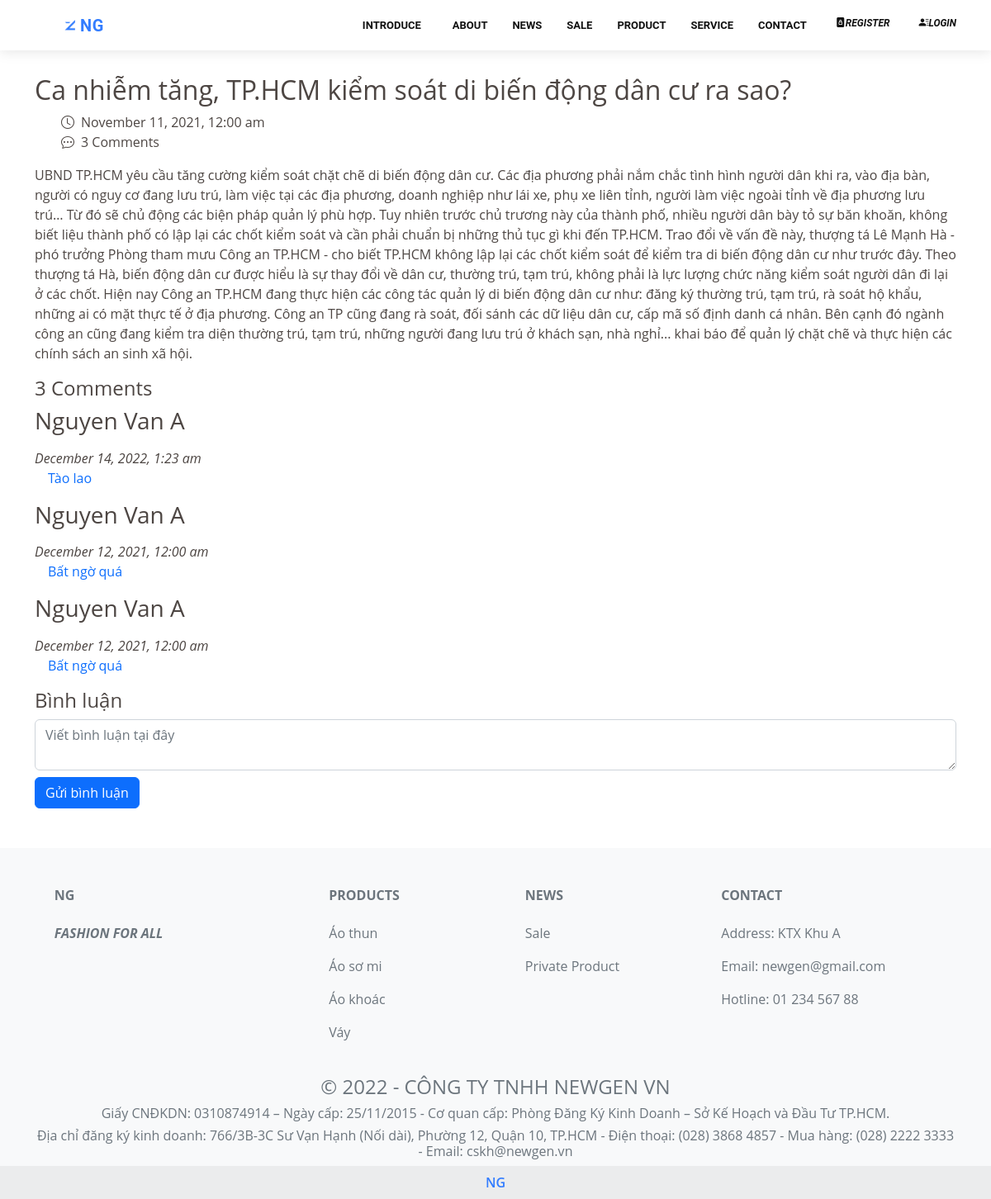
Page /index.php?page=main&controller=detail_blog&id=1&action=index on the earlier database version.
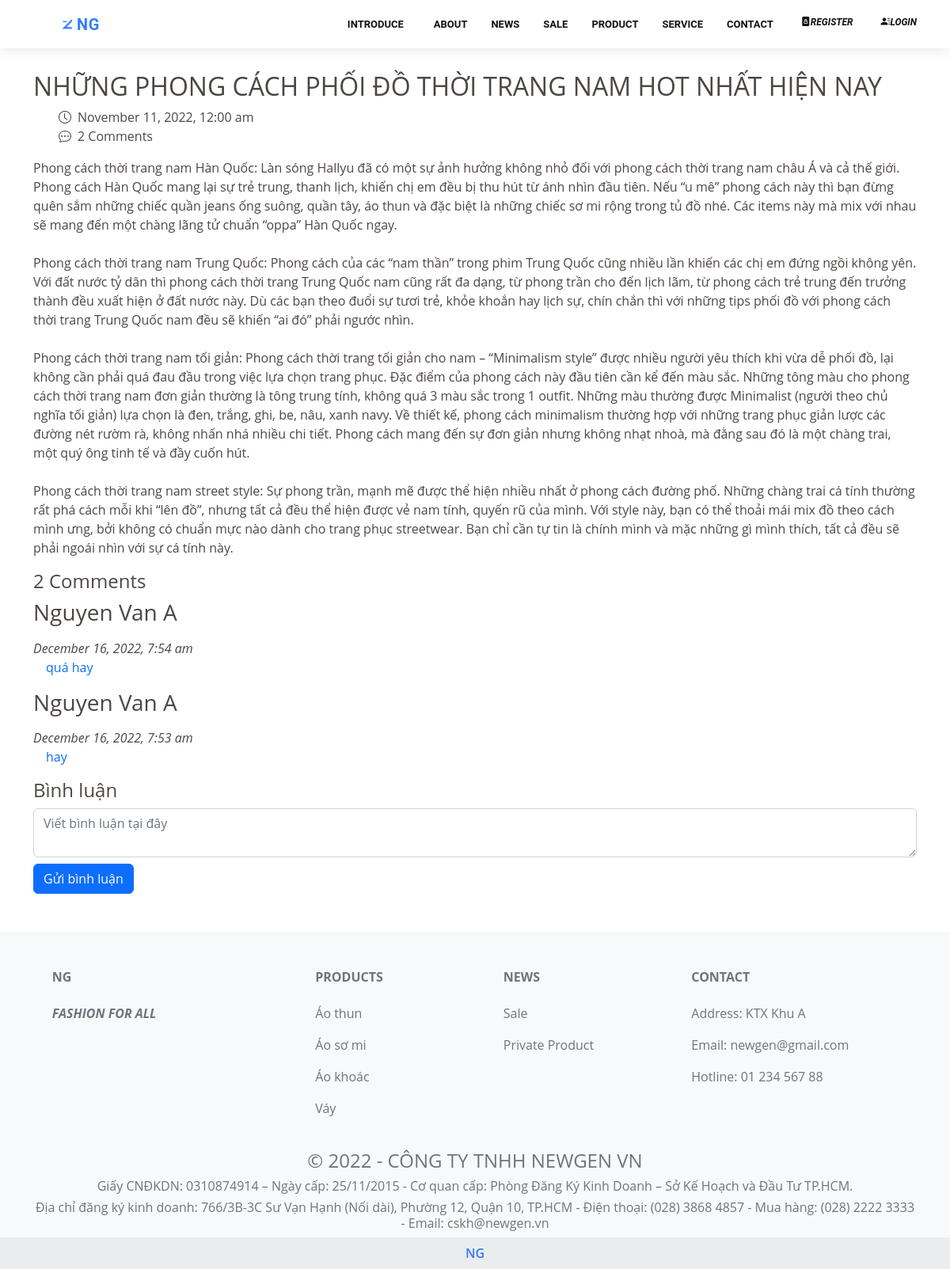
Same page on the later database version.
### tables this page shows
CREATE TABLE `news` (
  `id` int(11) NOT NULL,
  `status` tinyint(1) DEFAULT NULL,
  `date` datetime DEFAULT NULL,
  `description` varchar(1000) DEFAULT NULL,
  `content` varchar(10000) DEFAULT NULL,
  `title` varchar(255) DEFAULT NULL
);

CREATE TABLE `comment` (
  `id` int(11) NOT NULL,
  `date` datetime DEFAULT NULL,
  `approved` tinyint(1) DEFAULT NULL,
  `content` varchar(10000) DEFAULT NULL,
  `news_id` int(11) DEFAULT NULL,
  `user_id` varchar(255) DEFAULT NULL,
  `parent` int(11) DEFAULT NULL
);

### controllers/main/detail_blog_controller.php (called while the page is built, shortened)
<?php
require_once('controllers/main/base_controller.php');
require_once('models/news.php');
require_once('models/comment.php');
class DetailBlogController extends BaseController
{
	public function index()
	{
		$newses = News::getAllShow();
		$recent = News::recentNews();
		foreach ($newses as $news)
		{
			$news->comments = Comment::getCommentByNews($news->id);
		}
		$count = intdiv(count($newses), 4) + 1;
		$data = array('newses' => $newses, 'recent' => $recent, 'count' => $count);
		$this->render('index', $data);
	}
}

### routes.php (called while the page is built, shortened)
<?php
$controller = new $klass;
$controller->$action();

### index.php (called while the page is built, shortened)
<?php
require_once('routes.php');

### models/news.php (called while the page is built, shortened)
<?php
class News
{
    public function __construct($id, $status, $date, $title, $description, $content)
    {
        $this->id = $id;
        $this->date = $date;
        $this->title = $title;
        $this->content = $content;
    }
    static function getAllShow()
    {
        $db = DB::getInstance();
        $req = $db->query("SELECT * FROM news WHERE status=1 ORDER BY date DESC");
        $lnews = [];
        foreach ($req->fetch_all(MYSQLI_ASSOC) as $news)
        {
            $lnews[] = new News(
                $news['id'],
                $news['status'],
                $news['date'],
                $news['title'],
                $news['description'],
                $news['content']
            );
        }
        return $lnews;
    }
}
?>

### models/comment.php (called while the page is built, shortened)
<?php
class Comment
{
    public function __construct($id, $date, $approved, $content, $news_id, $user_id, $news_title, $user_name, $parent)
    {
        $this->id = $id;
        $this->date = $date;
        $this->content = $content;
        $this->user_name = $user_name;
    }
    static function getCommentByNews($news_id)
    {
        $db = DB::getInstance();
        $req = $db->query("SELECT
        C.id AS id,
        C.date AS date,
        C.approved AS approved,
        C.content AS content,
        C.news_id AS news_id,
        C.user_id AS user_id,
        N.title AS title,
        U.fname AS fname,
        U.lname AS lname,
        C.parent AS parent
        FROM comment AS C, user AS U, news AS N WHERE C.news_id = N.id AND C.user_id = U.email AND C.news_id = $news_id AND C.approved = 1 AND C.parent IS NULL ORDER BY C.date DESC;");
        $comments = [];
        foreach ($req->fetch_all(MYSQLI_ASSOC) as $comment) {
            $comments[] = new Comment(
                $comment['id'],
                $comment['date'],
                $comment['approved'],
                $comment['content'],
                $comment['news_id'],
                $comment['user_id'],
                $comment['title'],
                $comment['fname'] . ' ' . $comment['lname'],
                $comment['parent']
            );
        }
        return $comments;
    }
}

### views/main/detail_blog/index.php (the view, shortened to what the changed rows need)
<?php
include_once('views/main/navbar.php');
$id = $_GET['id'];
?>
<body>
  <?php
  foreach ($newses as $news) {
    if ($id == $news->id) {
      echo '
  <section id="blog" class="blog" style="margin-top: 7.5%;">
    <div class="container" data-aos="fade-up">
      <div class="row">
        <div class="col-lg-12 entries">
          <article class="entry entry-single">
            <h2>
              ' . $news->title . '
            </h2>
            <div class="entry-meta">
              <ul>
                <li class="d-flex align-items-center"><i class="bi bi-clock me-2"></i><time>' . date("F j, Y, g:i a", strtotime($news->date)) . '</time></li>
                <li class="d-flex align-items-center"><i class="bi bi-chat-dots me-2"></i>' . count($news->comments) . ' Comments</li>
              </ul>
            </div>
            <div class="entry-content">
              <p>
                ' . $news->content . '
              </p>
            </div>
          </article>
          <div class="blog-comments">
            <h4 class="comments-count">' . count($news->comments) . ' Comments</h4>';
      foreach ($news->comments as $comment) {
        echo '
            <div id="comment-' . $comment->id . '" class="comment">
              <div class="d-flex">
                <div>
                  <h3><p href="" >' . $comment->user_name . '</p></h3>
                  <time class="fst-italic">' . date("F j, Y, g:i a", strtotime($comment->date)) . '</time>
                  <p class="mx-3 text-primary">
                    ' . $comment->content . '
                  </p>
                </div>
              </div>
            </div>';
      }
      echo '
                        <div class="reply-form">
                          <h4>Bình luận</h4>
                            <div class="row">
                              <div class="col form-group">
                                <textarea name="comment" class="form-control" placeholder="Viết bình luận tại đây"></textarea>
                              </div>
                            </div>
                            <button class="btn btn-primary btn-comment mt-2" data-news=' . $news->id . ' data-parent="" data-user="' . $_SESSION["guest"] . '">Gửi bình luận</button>
                </form>
              </div>
            </div>
          </div>
        </div>
      </div>
  </section>';
    }
  } ?>
</body>
<?php
include_once('views/main/footer.php');
?>

Differences in the rows shown:
removed news: title "Ca nhiễm tăng, TP.HCM kiểm soát di biến động dân cư ra sao?", date "November 11, 2021, 12:00 am", count($news->comments) "3", content "UBND TP.HCM yêu cầu tăng cường kiểm soát chặt chẽ di biến động dân cư. Các địa phương phải nắm chắc tình hình người dân khi ra, vào địa bàn, người có nguy cơ đang lưu trú, làm việc tại các địa phương, doanh nghiệp như lái xe, phụ xe liên tỉnh, người làm việc ngoài tỉnh về địa phương lưu trú… Từ đó sẽ chủ động các biện pháp quản lý phù hợp. Tuy nhiên trước chủ trương này của thành phố, nhiều người dân bày tỏ sự băn khoăn, không biết liệu thành phố có lập lại các chốt kiểm soát và cần phải chuẩn bị những thủ tục gì khi đến TP.HCM. Trao đổi về vấn đề này, thượng tá Lê Mạnh Hà - phó trưởng Phòng tham mưu Công an TP.HCM - cho biết TP.HCM không lập lại các chốt kiểm soát để kiểm tra di biến động…"
added news: title "NHỮNG PHONG CÁCH PHỐI ĐỒ THỜI TRANG NAM HOT NHẤT HIỆN NAY", date "November 11, 2022, 12:00 am", count($news->comments) "2", content "Phong cách thời trang nam Hàn Quốc: Làn sóng Hallyu đã có một sự ảnh hưởng không nhỏ đối với phong cách thời trang nam châu Á và cả thế giới. Phong cách Hàn Quốc mang lại sự trẻ trung, thanh lịch, khiến chị em đều bị thu hút từ ánh nhìn đầu tiên. Nếu “u mê” phong cách này thì bạn đừng quên sắm những chiếc quần jeans ống suông, quần tây, áo thun và đặc biệt là những chiếc sơ mi rộng trong tủ đồ nhé. Các items này mà mix với nhau sẽ mang đến một chàng lãng tử chuẩn “oppa” Hàn Quốc ngay. Phong cách thời trang nam Trung Quốc: Phong cách của các “nam thần” trong phim Trung Quốc cũng nhiều lần khiến các chị em đứng ngồi không yên. Với đất nước tỷ dân thì phong cách thời trang Trung Quốc nam cũng…"
changed news: loses comment (user_name "Nguyen Van A", date "December 14, 2022, 1:23 am", content "Tào lao"); loses comment (user_name "Nguyen Van A", date "December 12, 2021, 12:00 am", content "Bất ngờ quá")
added comment: user_name "Nguyen Van A", date "December 16, 2022, 7:54 am", content "quá hay"
added comment: user_name "Nguyen Van A", date "December 16, 2022, 7:53 am", content "hay"
